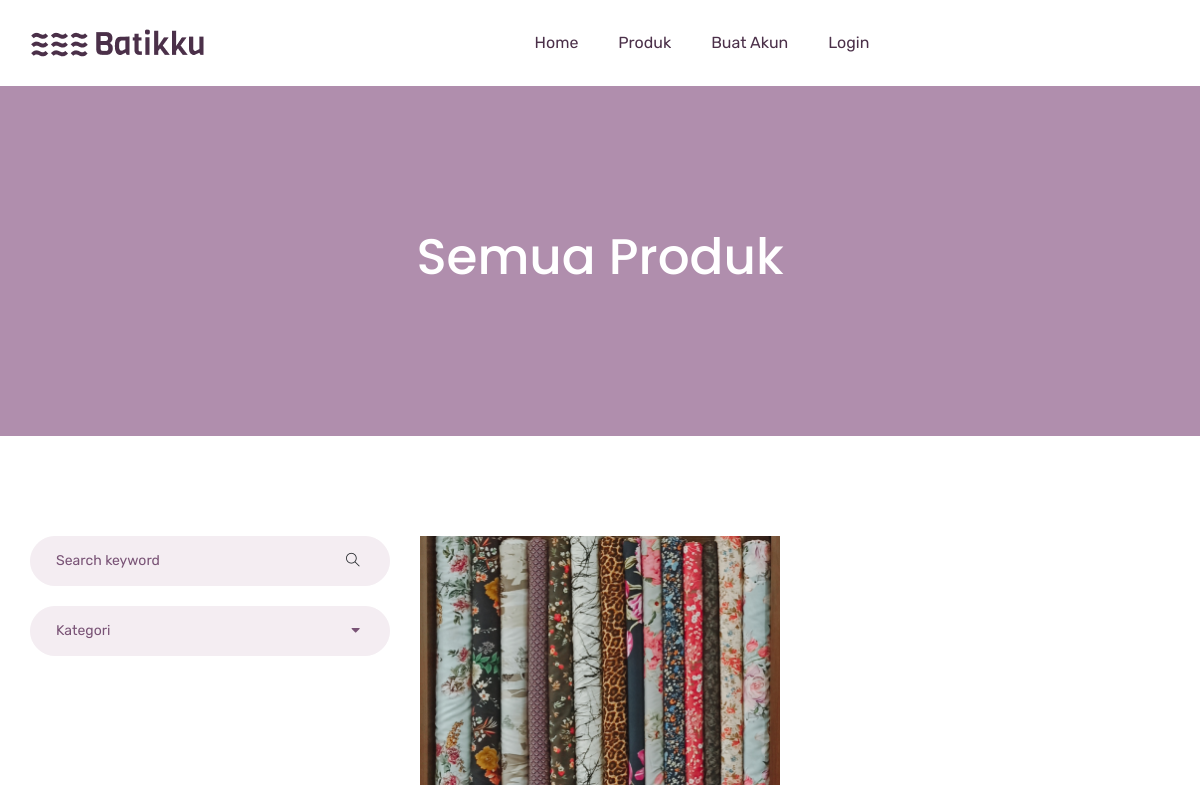
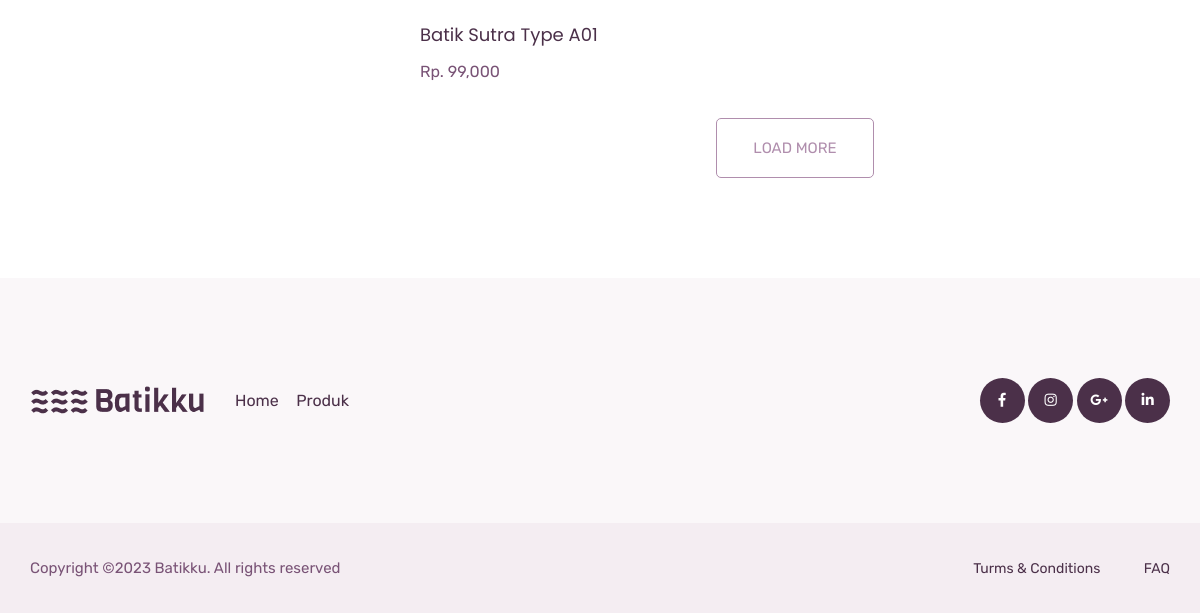
The app's page /categories.php, older data (2 pictures, top to bottom).
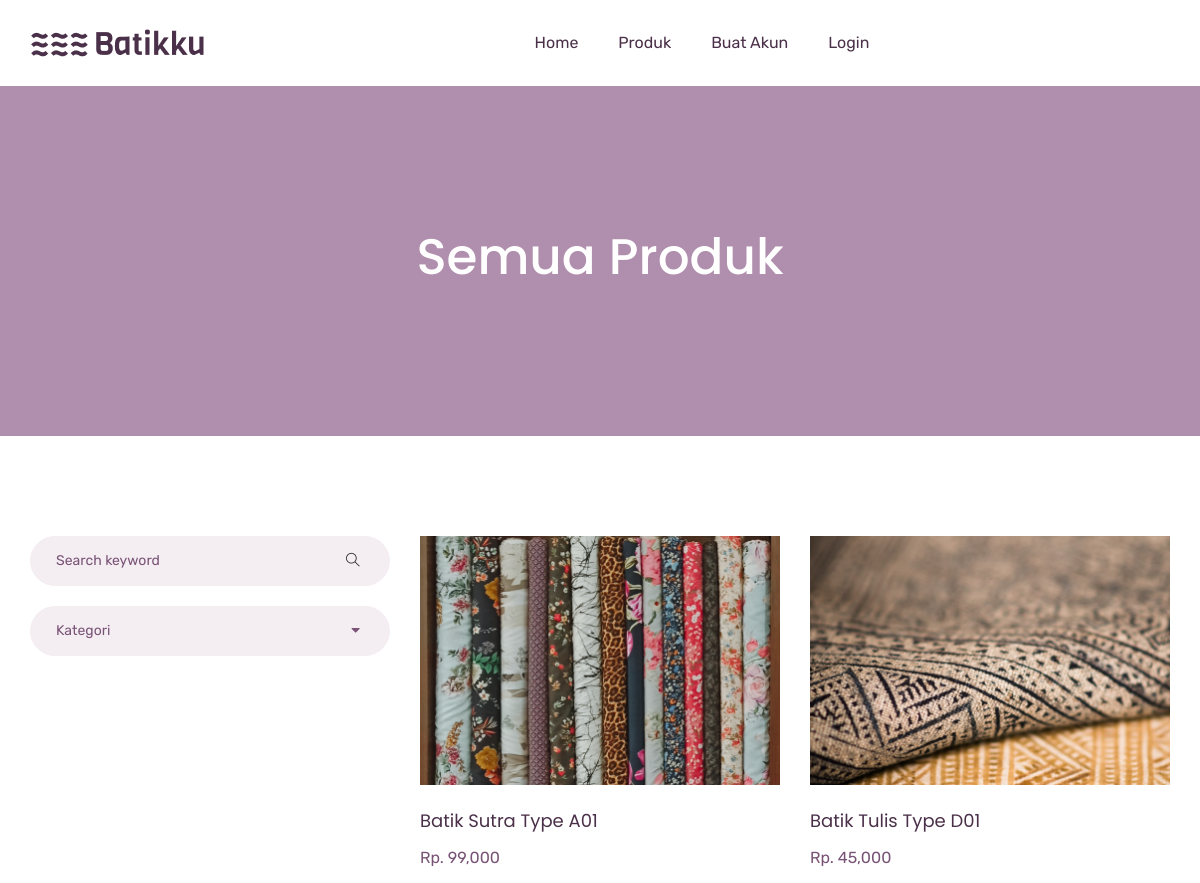
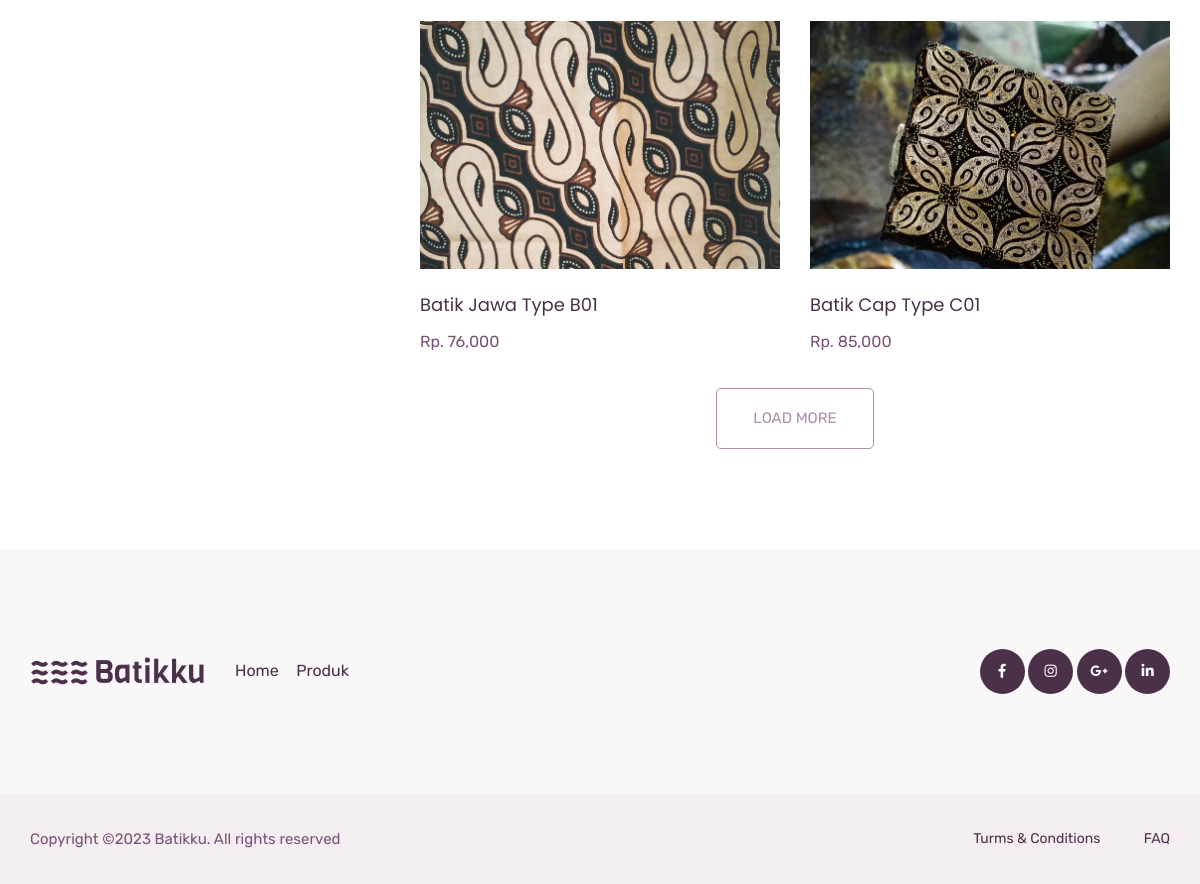
The same page, newer data (2 pictures, top to bottom).
### tables this page shows
CREATE TABLE `product_galleries` (
  `galleries_id` int(11) NOT NULL,
  `products_id` int(11) NOT NULL,
  `photos` varchar(225) NOT NULL
);

CREATE TABLE `products` (
  `products_id` int(11) NOT NULL,
  `product_name` varchar(255) NOT NULL,
  `slug` varchar(255) NOT NULL,
  `categories_id` int(11) NOT NULL,
  `price` int(25) NOT NULL,
  `description` text NOT NULL,
  `weight` float NOT NULL,
  `stock` int(11) UNSIGNED NOT NULL
);

### categories.php (the view, shortened to what this page needs)
<!doctype html>
<html lang="zxx">
<head>
    <?php include('layouts/style.php'); ?>
</head>
<body>
    <?php include('layouts/header.php'); ?>
    <section class="breadcrumb_part">
      <div class="container">
          <div class="row">
              <div class="col-lg-12">
                  <div class="breadcrumb_iner">
                      <h2>Semua Produk</h2>
                  </div>
              </div>
          </div>
      </div>
    </section>
    <section class="product_list section_padding">
        <div class="container">
            <div class="row">
                <div class="col-md-4">
                    <div class="product_sidebar">
                        <div class="single_sedebar">
                            <form action="#">
                                <input type="text" name="#" placeholder="Search keyword">
                                <i class="ti-search"></i>
                            </form>
                        </div>
                        <div class="single_sedebar">
                            <div class="select_option">
                                <div class="select_option_list">Kategori <i class="right fas fa-caret-down"></i> </div>
                            </div>
                        </div>
                    </div>
                </div>
                <div class="col-md-8">
                    <div class="product_list">
                        <div class="row">
                          <?php
                            $query = mysqli_query($config, "SELECT products.products_id, products.product_name, products.price FROM products");
                            while ($data = mysqli_fetch_array($query)) {
                            $productId = $data['products_id'];
                          ?>
                            <div class="col-lg-6 col-sm-6">
                              <a href="details.php?products_id=<?= $data['products_id']; ?>">
                                <div class="single_product_item">
                                <?php
                                  $queryGaleri = mysqli_query($config, "SELECT photos FROM product_galleries WHERE product_galleries.products_id='$productId' LIMIT 1");
                                  if(mysqli_num_rows($queryGaleri)=== 1) {
                                    while ($dataGaleri = mysqli_fetch_array($queryGaleri)) { ?>
                                      <img src="images/products/<?= $dataGaleri['photos']; ?>" alt="#" class="img-fluid">
                                    <?php
                                      }
                                    } else { ?>
                                      <img src="images/products/default.png" alt="#" class="img-fluid">
                                <?php } ?>
                                    <h3> <?= $data['product_name']; ?> </h3>
                                    <p>Rp. <?= number_format($data['price']); ?></p>
                                </div>
                              </a>
                            </div>
                          <?php } ?>
                        </div>
                        <div class="load_more_btn text-center">
                            <a href="#" class="btn_3">Load More</a>
                        </div>
                    </div>
                </div>
            </div>
        </div>
    </section>
    <?php include('layouts/footer.php'); ?>
</body>
</html>

Row changes from the older to the newer data that the page shows:
added products: product_name "Batik Tulis Type D01", price "45,000"
added product_galleries: photos (picture), shown under "Batik Tulis Type D01"
added products: product_name "Batik Jawa Type B01", price "76,000"
added product_galleries: photos (picture), shown under "Batik Jawa Type B01"
added products: product_name "Batik Cap Type C01", price "85,000"
added product_galleries: photos (picture), shown under "Batik Cap Type C01"
